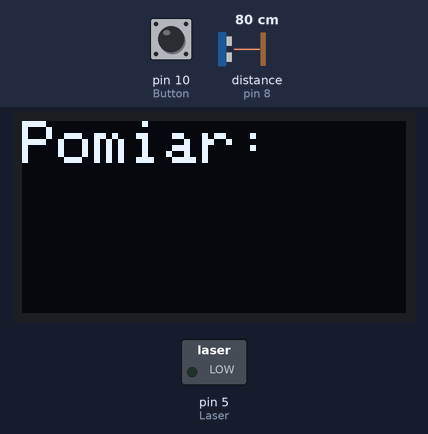
Bench run of a sketch on a simulated Arduino Uno, built with avr-gcc and run on an emulated ATmega328P. Parts: 128×64 one-colour display, switched loads named in the sketch (green lamp = pin HIGH). Wiring (inferred from the names in the program): ultrasonic range finder: trigger pin 9; echo pin 8. The inputs (shaded band) are chosen by the test bench; at power-on: pin 10 (Button) HIGH, distance to the obstacle (sensor on pin 8) 80 cm. The echo pulse lasts 58.3 µs per cm; the display library's start-up logo is not drawn; pins used as bus, display or sensor lines are not drawn.

Above: at 2.2 s.
2.3 s: pin 10 (Button) pulled LOW for 1 s
At 4.0 s:
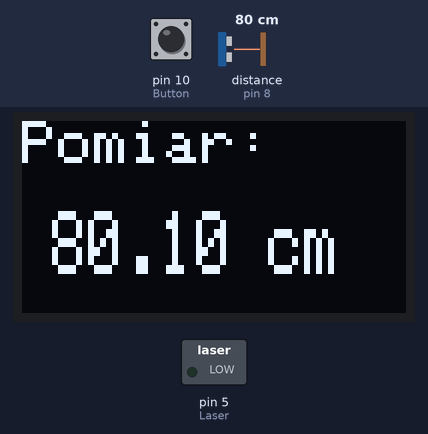
4.8 s: pin 10 (Button) pulled LOW for 3.2 s
At 6.2 s:
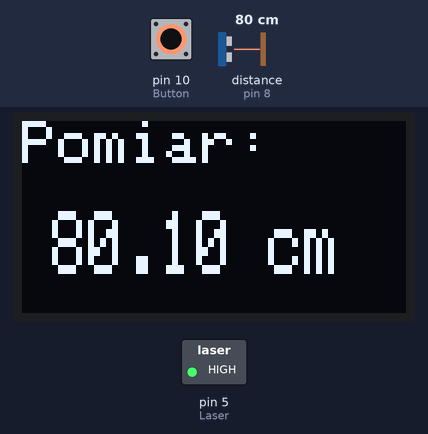
Timing chart, 0 to 9.6 s (numbered marks = the images above; inputs shaded):
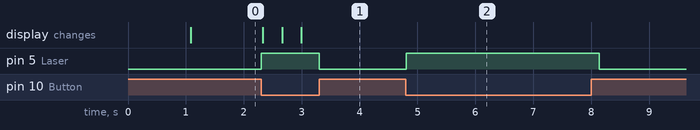

Measured:
- after the input at 2.3 s, pin 5 (Laser): LOW → HIGH at once, → LOW 1.0 s later; the display: changes at once (image 1)
- after the input at 4.8 s, pin 5 (Laser): LOW → HIGH at once, → LOW 3.3 s later

The sketch:

ProjektOdleg_o__iOLED.ino
```cpp
#include <SPI.h>
#include <Wire.h>
#include <Adafruit_GFX.h>
#include <Adafruit_SSD1306.h>

#define trigPin 9
#define echoPin 8
#define Button 10
#define Laser  5

#define SCREEN_WIDTH 128
#define SCREEN_HEIGHT 64
#define OLED_RESET     4
Adafruit_SSD1306 display(SCREEN_WIDTH, SCREEN_HEIGHT, &Wire, OLED_RESET);
#define NUMFLAKES     10
#define LOGO_HEIGHT   16
#define LOGO_WIDTH    16
static const unsigned char PROGMEM logo_bmp[] =
{ B00000000, B11000000,
  B00000001, B11000000,
  B00000001, B11000000,
  B00000011, B11100000,
  B11110011, B11100000,
  B11111110, B11111000,
  B01111110, B11111111,
  B00110011, B10011111,
  B00011111, B11111100,
  B00001101, B01110000,
  B00011011, B10100000,
  B00111111, B11100000,
  B00111111, B11110000,
  B01111100, B11110000,
  B01110000, B01110000,
  B00000000, B00110000 };

void setup() {
  Serial.begin(9600);

  pinMode(trigPin, OUTPUT);
  pinMode(echoPin, INPUT);
  pinMode(Button, INPUT_PULLUP);
  pinMode(Laser, OUTPUT);

  if(!display.begin(SSD1306_SWITCHCAPVCC, 0x3C)) {
    Serial.println(F("SSD1306 allocation failed"));
    for(;;);
  }

  display.display();
  delay(1000);

  display.clearDisplay();
  display.setTextSize(2);
  display.setTextColor(WHITE);
  display.setCursor(0,0);
  display.println(F("Pomiar:"));
  display.display();

}

void loop() {
  float dystans;
  unsigned long czas;


  digitalWrite(trigPin, LOW);
  delayMicroseconds(2);
  digitalWrite(trigPin, HIGH);
  delayMicroseconds(10);
  digitalWrite(trigPin, LOW);

  czas = pulseIn(echoPin, HIGH);
  dystans = czas / 58.00;

if(digitalRead(Button) == LOW) {
  digitalWrite(Laser, HIGH);
 } else
   digitalWrite(Laser, LOW);

 if(digitalRead(Button) == LOW & dystans <= 400){
  display.clearDisplay();
  display.setTextSize(2);
  display.setTextColor(WHITE);
  display.setCursor(0,0);
  display.println(F("Pomiar:"));

  display.setCursor(10,30);
  display.setTextSize(2,3);
  display.setTextColor(WHITE);
  display.print(dystans); display.println(F(" cm"));
  display.display();
  delay(300);
 }
}
```
